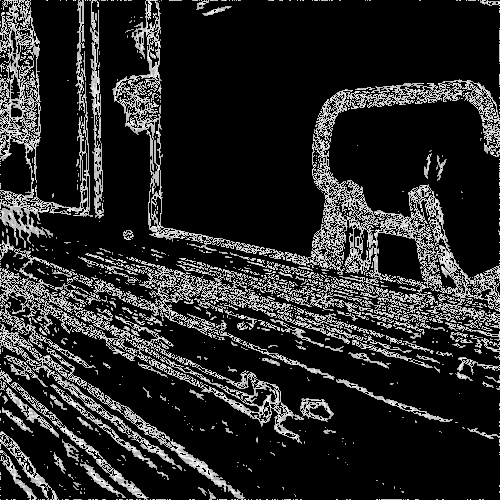

This chart was generated by the following Python code:
import numpy as np
import cv2
import matplotlib.pyplot as plt

def convol(image, kernel):
    # Get the dimensions of the image and kernel
    image_h, image_w = image.shape
    kernel_size = kernel.shape[0]
    print (kernel.shape[0])
    kernel_radius = kernel_size // 2
    
    # Initialize the result matrix
    result = np.zeros_like(image)
    
    # Pad the image to handle borders
    padded_image = np.pad(image, ((kernel_radius, kernel_radius), (kernel_radius, kernel_radius)), mode='constant')
    
    # Perform convolution
    for y in range(kernel_radius, image_h + kernel_radius):
        for x in range(kernel_radius, image_w + kernel_radius):
            # Extract the region of interest (ROI)
            roi = padded_image[y - kernel_radius:y + kernel_radius + 1, x - kernel_radius:x + kernel_radius + 1]
            # Compute the convolution sum
            result[y - kernel_radius, x - kernel_radius] = np.sum(roi * kernel)
    
    return result

def sobel(image, threshold=100):
    # Convert image to grayscale
    gray_scale = cv2.cvtColor(image, cv2.COLOR_BGR2GRAY)
    gray_scale = cv2.GaussianBlur(gray_scale,(3,3),0)
    
    # Define Sobel kernels for horizontal and vertical edge detection
    sobel_x = np.array([[-1, 0, 1],
                        [-2, 0, 2],
                        [-1, 0, 1]])
    
    sobel_y = np.array([[-1, -2, -1],
                        [0, 0, 0],
                        [1, 2, 1]])
    
    # Convolve the image with Sobel kernels
    grad_x = convol(gray_scale, sobel_x)
    grad_y = convol(gray_scale, sobel_y)
    
    # Compute the gradient magnitude
    grad_mag = np.sqrt(np.square(grad_x) + np.square(grad_y))
    
    # Normalize gradient magnitude to [0, 255]
    grad_mag *= 255.0 / grad_mag.max()
    grad_mag[grad_mag < threshold] = 0

    return grad_mag
    

# Load the image
image = cv2.imread('Photos/table.png')

# Resize the image to improve processing speed
image = cv2.resize(image, (500, 500))
ima_blur = cv2.GaussianBlur(image,(3,3),0)

# Perform edge detection using Sobel operator with custom convolution
edges = sobel(ima_blur, threshold=150)

# Save the detected edges as a PNG image
cv2.imwrite('edge.png', edges)


# Display the original and edge-detected images using Matplotlib
plt.figure(figsize=(10, 5))

plt.subplot(1, 2, 1)
plt.imshow(cv2.cvtColor(image, cv2.COLOR_BGR2RGB))
plt.title('Original Image')
plt.axis('off')

plt.subplot(1, 2, 2)
plt.imshow(edges, cmap='gray')
plt.title('Edges Detected')
plt.axis('off')

plt.show()
